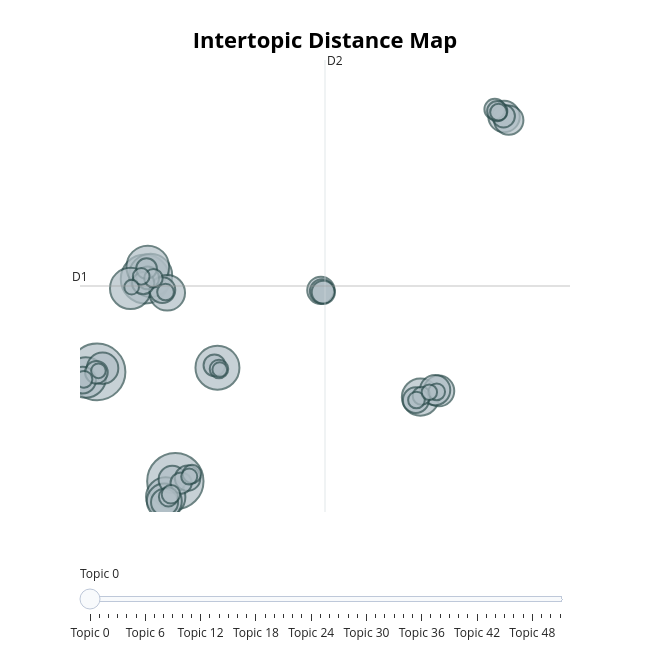

Source (notebook cell):
### Code cell
fig = topic_model.visualize_topics(); fig

### Figure 1 — Plotly figure (JSON) as saved in the notebook; plotly's stock layout.template omitted (floating-point values rounded to 4 significant figures; data arrays with more than 128 entries replaced by an {"elided": "..."} marker saying what was removed)
{"data": [{"customdata": {"elided": "52x3 mixed values"}, "hovertemplate": "<b>Topic %{customdata[0]}</b><br>%{customdata[1]}<br>Size: %{customdata[2]}", "legendgroup": "", "marker": {"color": "#B0BEC5", "line": {"color": "DarkSlateGrey", "width": 2}, "size": [149, 148, 111, 90, 87, 85, 79, 76, 72, 64, 59, 57, 46, 46, 44, 43, 40, 35, 35, 34, 33, 31, 31, 30, 27, 25, 24, 24, 24, 23, 22, 21, 20, 20, 19, 17, 16, 16, 16, 16, 15, 13, 13, 13, 13, 13, 13, 12, 11, 10, 10, 10], "sizemode": "area", "sizeref": 0.09312, "symbol": "circle"}, "mode": "markers", "name": "", "orientation": "v", "showlegend": false, "type": "scatter", "x": [-0.1874, 4.052, 2.417, 6.334, 2.712, 2.558, 1.626, -0.8001, 3.531, 17.33, 3.612, 3.454, 0.1101, 21.87, 18.33, 18.13, 22.12, 11.94, 3.888, 3.467, -0.9694, 3.349, 17.09, 4.718, 12.0, 12.07, 21.84, 2.556, -0.2261, 2.31, 6.17, 4.366, 2.493, 21.36, 21.5, 3.678, 3.815, 2.866, 4.953, 6.417, 17.4, 2.201, 18.22, 21.57, -0.8976, 17.12, 3.521, 4.804, 17.82, 6.459, -0.115, 1.683], "xaxis": "x", "y": [4.473, -2.998, 10.82, 4.759, 11.07, 11.65, 10.18, 4.089, -4.08, 2.747, 9.88, -4.362, 4.725, 21.94, 3.168, 3.228, 21.68, 10.05, -2.878, -4.443, 3.913, 10.07, 2.54, -2.794, 9.991, 9.919, 21.97, 10.9, 4.441, 10.55, 4.923, -3.127, 11.54, 22.44, 22.3, -4.074, -3.901, 10.88, -2.509, 4.676, 2.836, 11.0, 3.113, 22.23, 3.966, 2.549, 9.935, -2.687, 3.081, 4.634, 4.544, 10.27], "yaxis": "y"}], "layout": {"annotations": [{"showarrow": false, "text": "D1", "x": -1.115, "y": 10.35, "yshift": 10}, {"showarrow": false, "text": "D2", "x": 12.16, "xshift": 10, "y": 25.8}], "height": 650, "hoverlabel": {"bgcolor": "white", "font": {"family": "Rockwell", "size": 16}}, "legend": {"itemsizing": "constant", "tracegroupgap": 0}, "margin": {"t": 60}, "shapes": [{"line": {"color": "#CFD8DC", "width": 2}, "type": "line", "x0": 12.16, "x1": 12.16, "y0": -5.109, "y1": 25.8}, {"line": {"color": "#9E9E9E", "width": 2}, "type": "line", "x0": -1.115, "x1": 25.44, "y0": 10.35, "y1": 10.35}], "sliders": [{"active": 0, "pad": {"t": 50}, "steps": [{"args": [{"marker.color": [["red", "#B0BEC5", "#B0BEC5", "#B0BEC5", "#B0BEC5", "#B0BEC5", "#B0BEC5", "#B0BEC5", "#B0BEC5", "#B0BEC5", "#B0BEC5", "#B0BEC5", "#B0BEC5", "#B0BEC5", "#B0BEC5", "#B0BEC5", "#B0BEC5", "#B0BEC5", "#B0BEC5", "#B0BEC5", "#B0BEC5", "#B0BEC5", "#B0BEC5", "#B0BEC5", "#B0BEC5", "#B0BEC5", "#B0BEC5", "#B0BEC5", "#B0BEC5", "#B0BEC5", "#B0BEC5", "#B0BEC5", "#B0BEC5", "#B0BEC5", "#B0BEC5", "#B0BEC5", "#B0BEC5", "#B0BEC5", "#B0BEC5", "#B0BEC5", "#B0BEC5", "#B0BEC5", "#B0BEC5", "#B0BEC5", "#B0BEC5", "#B0BEC5", "#B0BEC5", "#B0BEC5", "#B0BEC5", "#B0BEC5", "#B0BEC5", "#B0BEC5"]]}], "label": "Topic 0", "method": "update"}, {"args": [{"marker.color": [["#B0BEC5", "red", "#B0BEC5", "#B0BEC5", "#B0BEC5", "#B0BEC5", "#B0BEC5", "#B0BEC5", "#B0BEC5", "#B0BEC5", "#B0BEC5", "#B0BEC5", "#B0BEC5", "#B0BEC5", "#B0BEC5", "#B0BEC5", "#B0BEC5", "#B0BEC5", "#B0BEC5", "#B0BEC5", "#B0BEC5", "#B0BEC5", "#B0BEC5", "#B0BEC5", "#B0BEC5", "#B0BEC5", "#B0BEC5", "#B0BEC5", "#B0BEC5", "#B0BEC5", "#B0BEC5", "#B0BEC5", "#B0BEC5", "#B0BEC5", "#B0BEC5", "#B0BEC5", "#B0BEC5", "#B0BEC5", "#B0BEC5", "#B0BEC5", "#B0BEC5", "#B0BEC5", "#B0BEC5", "#B0BEC5", "#B0BEC5", "#B0BEC5", "#B0BEC5", "#B0BEC5", "#B0BEC5", "#B0BEC5", "#B0BEC5", "#B0BEC5"]]}], "label": "Topic 1", "method": "update"}, {"args": [{"marker.color": [["#B0BEC5", "#B0BEC5", "red", "#B0BEC5", "#B0BEC5", "#B0BEC5", "#B0BEC5", "#B0BEC5", "#B0BEC5", "#B0BEC5", "#B0BEC5", "#B0BEC5", "#B0BEC5", "#B0BEC5", "#B0BEC5", "#B0BEC5", "#B0BEC5", "#B0BEC5", "#B0BEC5", "#B0BEC5", "#B0BEC5", "#B0BEC5", "#B0BEC5", "#B0BEC5", "#B0BEC5", "#B0BEC5", "#B0BEC5", "#B0BEC5", "#B0BEC5", "#B0BEC5", "#B0BEC5", "#B0BEC5", "#B0BEC5", "#B0BEC5", "#B0BEC5", "#B0BEC5", "#B0BEC5", "#B0BEC5", "#B0BEC5", "#B0BEC5", "#B0BEC5", "#B0BEC5", "#B0BEC5", "#B0BEC5", "#B0BEC5", "#B0BEC5", "#B0BEC5", "#B0BEC5", "#B0BEC5", "#B0BEC5", "#B0BEC5", "#B0BEC5"]]}], "label": "Topic 2", "method": "update"}, {"args": [{"marker.color": [["#B0BEC5", "#B0BEC5", "#B0BEC5", "red", "#B0BEC5", "#B0BEC5", "#B0BEC5", "#B0BEC5", "#B0BEC5", "#B0BEC5", "#B0BEC5", "#B0BEC5", "#B0BEC5", "#B0BEC5", "#B0BEC5", "#B0BEC5", "#B0BEC5", "#B0BEC5", "#B0BEC5", "#B0BEC5", "#B0BEC5", "#B0BEC5", "#B0BEC5", "#B0BEC5", "#B0BEC5", "#B0BEC5", "#B0BEC5", "#B0BEC5", "#B0BEC5", "#B0BEC5", "#B0BEC5", "#B0BEC5", "#B0BEC5", "#B0BEC5", "#B0BEC5", "#B0BEC5", "#B0BEC5", "#B0BEC5", "#B0BEC5", "#B0BEC5", "#B0BEC5", "#B0BEC5", "#B0BEC5", "#B0BEC5", "#B0BEC5", "#B0BEC5", "#B0BEC5", "#B0BEC5", "#B0BEC5", "#B0BEC5", "#B0BEC5", "#B0BEC5"]]}], "label": "Topic 3", "method": "update"}, {"args": [{"marker.color": [["#B0BEC5", "#B0BEC5", "#B0BEC5", "#B0BEC5", "red", "#B0BEC5", "#B0BEC5", "#B0BEC5", "#B0BEC5", "#B0BEC5", "#B0BEC5", "#B0BEC5", "#B0BEC5", "#B0BEC5", "#B0BEC5", "#B0BEC5", "#B0BEC5", "#B0BEC5", "#B0BEC5", "#B0BEC5", "#B0BEC5", "#B0BEC5", "#B0BEC5", "#B0BEC5", "#B0BEC5", "#B0BEC5", "#B0BEC5", "#B0BEC5", "#B0BEC5", "#B0BEC5", "#B0BEC5", "#B0BEC5", "#B0BEC5", "#B0BEC5", "#B0BEC5", "#B0BEC5", "#B0BEC5", "#B0BEC5", "#B0BEC5", "#B0BEC5", "#B0BEC5", "#B0BEC5", "#B0BEC5", "#B0BEC5", "#B0BEC5", "#B0BEC5", "#B0BEC5", "#B0BEC5", "#B0BEC5", "#B0BEC5", "#B0BEC5", "#B0BEC5"]]}], "label": "Topic 4", "method": "update"}, {"args": [{"marker.color": [["#B0BEC5", "#B0BEC5", "#B0BEC5", "#B0BEC5", "#B0BEC5", "red", "#B0BEC5", "#B0BEC5", "#B0BEC5", "#B0BEC5", "#B0BEC5", "#B0BEC5", "#B0BEC5", "#B0BEC5", "#B0BEC5", "#B0BEC5", "#B0BEC5", "#B0BEC5", "#B0BEC5", "#B0BEC5", "#B0BEC5", "#B0BEC5", "#B0BEC5", "#B0BEC5", "#B0BEC5", "#B0BEC5", "#B0BEC5", "#B0BEC5", "#B0BEC5", "#B0BEC5", "#B0BEC5", "#B0BEC5", "#B0BEC5", "#B0BEC5", "#B0BEC5", "#B0BEC5", "#B0BEC5", "#B0BEC5", "#B0BEC5", "#B0BEC5", "#B0BEC5", "#B0BEC5", "#B0BEC5", "#B0BEC5", "#B0BEC5", "#B0BEC5", "#B0BEC5", "#B0BEC5", "#B0BEC5", "#B0BEC5", "#B0BEC5", "#B0BEC5"]]}], "label": "Topic 5", "method": "update"}, {"args": [{"marker.color": [["#B0BEC5", "#B0BEC5", "#B0BEC5", "#B0BEC5", "#B0BEC5", "#B0BEC5", "red", "#B0BEC5", "#B0BEC5", "#B0BEC5", "#B0BEC5", "#B0BEC5", "#B0BEC5", "#B0BEC5", "#B0BEC5", "#B0BEC5", "#B0BEC5", "#B0BEC5", "#B0BEC5", "#B0BEC5", "#B0BEC5", "#B0BEC5", "#B0BEC5", "#B0BEC5", "#B0BEC5", "#B0BEC5", "#B0BEC5", "#B0BEC5", "#B0BEC5", "#B0BEC5", "#B0BEC5", "#B0BEC5", "#B0BEC5", "#B0BEC5", "#B0BEC5", "#B0BEC5", "#B0BEC5", "#B0BEC5", "#B0BEC5", "#B0BEC5", "#B0BEC5", "#B0BEC5", "#B0BEC5", "#B0BEC5", "#B0BEC5", "#B0BEC5", "#B0BEC5", "#B0BEC5", "#B0BEC5", "#B0BEC5", "#B0BEC5", "#B0BEC5"]]}], "label": "Topic 6", "method": "update"}, {"args": [{"marker.color": [["#B0BEC5", "#B0BEC5", "#B0BEC5", "#B0BEC5", "#B0BEC5", "#B0BEC5", "#B0BEC5", "red", "#B0BEC5", "#B0BEC5", "#B0BEC5", "#B0BEC5", "#B0BEC5", "#B0BEC5", "#B0BEC5", "#B0BEC5", "#B0BEC5", "#B0BEC5", "#B0BEC5", "#B0BEC5", "#B0BEC5", "#B0BEC5", "#B0BEC5", "#B0BEC5", "#B0BEC5", "#B0BEC5", "#B0BEC5", "#B0BEC5", "#B0BEC5", "#B0BEC5", "#B0BEC5", "#B0BEC5", "#B0BEC5", "#B0BEC5", "#B0BEC5", "#B0BEC5", "#B0BEC5", "#B0BEC5", "#B0BEC5", "#B0BEC5", "#B0BEC5", "#B0BEC5", "#B0BEC5", "#B0BEC5", "#B0BEC5", "#B0BEC5", "#B0BEC5", "#B0BEC5", "#B0BEC5", "#B0BEC5", "#B0BEC5", "#B0BEC5"]]}], "label": "Topic 7", "method": "update"}, {"args": [{"marker.color": [["#B0BEC5", "#B0BEC5", "#B0BEC5", "#B0BEC5", "#B0BEC5", "#B0BEC5", "#B0BEC5", "#B0BEC5", "red", "#B0BEC5", "#B0BEC5", "#B0BEC5", "#B0BEC5", "#B0BEC5", "#B0BEC5", "#B0BEC5", "#B0BEC5", "#B0BEC5", "#B0BEC5", "#B0BEC5", "#B0BEC5", "#B0BEC5", "#B0BEC5", "#B0BEC5", "#B0BEC5", "#B0BEC5", "#B0BEC5", "#B0BEC5", "#B0BEC5", "#B0BEC5", "#B0BEC5", "#B0BEC5", "#B0BEC5", "#B0BEC5", "#B0BEC5", "#B0BEC5", "#B0BEC5", "#B0BEC5", "#B0BEC5", "#B0BEC5", "#B0BEC5", "#B0BEC5", "#B0BEC5", "#B0BEC5", "#B0BEC5", "#B0BEC5", "#B0BEC5", "#B0BEC5", "#B0BEC5", "#B0BEC5", "#B0BEC5", "#B0BEC5"]]}], "label": "Topic 8", "method": "update"}, {"args": [{"marker.color": [["#B0BEC5", "#B0BEC5", "#B0BEC5", "#B0BEC5", "#B0BEC5", "#B0BEC5", "#B0BEC5", "#B0BEC5", "#B0BEC5", "red", "#B0BEC5", "#B0BEC5", "#B0BEC5", "#B0BEC5", "#B0BEC5", "#B0BEC5", "#B0BEC5", "#B0BEC5", "#B0BEC5", "#B0BEC5", "#B0BEC5", "#B0BEC5", "#B0BEC5", "#B0BEC5", "#B0BEC5", "#B0BEC5", "#B0BEC5", "#B0BEC5", "#B0BEC5", "#B0BEC5", "#B0BEC5", "#B0BEC5", "#B0BEC5", "#B0BEC5", "#B0BEC5", "#B0BEC5", "#B0BEC5", "#B0BEC5", "#B0BEC5", "#B0BEC5", "#B0BEC5", "#B0BEC5", "#B0BEC5", "#B0BEC5", "#B0BEC5", "#B0BEC5", "#B0BEC5", "#B0BEC5", "#B0BEC5", "#B0BEC5", "#B0BEC5", "#B0BEC5"]]}], "label": "Topic 9", "method": "update"}, {"args": [{"marker.color": [["#B0BEC5", "#B0BEC5", "#B0BEC5", "#B0BEC5", "#B0BEC5", "#B0BEC5", "#B0BEC5", "#B0BEC5", "#B0BEC5", "#B0BEC5", "red", "#B0BEC5", "#B0BEC5", "#B0BEC5", "#B0BEC5", "#B0BEC5", "#B0BEC5", "#B0BEC5", "#B0BEC5", "#B0BEC5", "#B0BEC5", "#B0BEC5", "#B0BEC5", "#B0BEC5", "#B0BEC5", "#B0BEC5", "#B0BEC5", "#B0BEC5", "#B0BEC5", "#B0BEC5", "#B0BEC5", "#B0BEC5", "#B0BEC5", "#B0BEC5", "#B0BEC5", "#B0BEC5", "#B0BEC5", "#B0BEC5", "#B0BEC5", "#B0BEC5", "#B0BEC5", "#B0BEC5", "#B0BEC5", "#B0BEC5", "#B0BEC5", "#B0BEC5", "#B0BEC5", "#B0BEC5", "#B0BEC5", "#B0BEC5", "#B0BEC5", "#B0BEC5"]]}], "label": "Topic 10", "method": "update"}, {"args": [{"marker.color": [["#B0BEC5", "#B0BEC5", "#B0BEC5", "#B0BEC5", "#B0BEC5", "#B0BEC5", "#B0BEC5", "#B0BEC5", "#B0BEC5", "#B0BEC5", "#B0BEC5", "red", "#B0BEC5", "#B0BEC5", "#B0BEC5", "#B0BEC5", "#B0BEC5", "#B0BEC5", "#B0BEC5", "#B0BEC5", "#B0BEC5", "#B0BEC5", "#B0BEC5", "#B0BEC5", "#B0BEC5", "#B0BEC5", "#B0BEC5", "#B0BEC5", "#B0BEC5", "#B0BEC5", "#B0BEC5", "#B0BEC5", "#B0BEC5", "#B0BEC5", "#B0BEC5", "#B0BEC5", "#B0BEC5", "#B0BEC5", "#B0BEC5", "#B0BEC5", "#B0BEC5", "#B0BEC5", "#B0BEC5", "#B0BEC5", "#B0BEC5", "#B0BEC5", "#B0BEC5", "#B0BEC5", "#B0BEC5", "#B0BEC5", "#B0BEC5", "#B0BEC5"]]}], "label": "Topic 11", "method": "update"}, {"args": [{"marker.color": [["#B0BEC5", "#B0BEC5", "#B0BEC5", "#B0BEC5", "#B0BEC5", "#B0BEC5", "#B0BEC5", "#B0BEC5", "#B0BEC5", "#B0BEC5", "#B0BEC5", "#B0BEC5", "red", "#B0BEC5", "#B0BEC5", "#B0BEC5", "#B0BEC5", "#B0BEC5", "#B0BEC5", "#B0BEC5", "#B0BEC5", "#B0BEC5", "#B0BEC5", "#B0BEC5", "#B0BEC5", "#B0BEC5", "#B0BEC5", "#B0BEC5", "#B0BEC5", "#B0BEC5", "#B0BEC5", "#B0BEC5", "#B0BEC5", "#B0BEC5", "#B0BEC5", "#B0BEC5", "#B0BEC5", "#B0BEC5", "#B0BEC5", "#B0BEC5", "#B0BEC5", "#B0BEC5", "#B0BEC5", "#B0BEC5", "#B0BEC5", "#B0BEC5", "#B0BEC5", "#B0BEC5", "#B0BEC5", "#B0BEC5", "#B0BEC5", "#B0BEC5"]]}], "label": "Topic 12", "method": "update"}, {"args": [{"marker.color": [["#B0BEC5", "#B0BEC5", "#B0BEC5", "#B0BEC5", "#B0BEC5", "#B0BEC5", "#B0BEC5", "#B0BEC5", "#B0BEC5", "#B0BEC5", "#B0BEC5", "#B0BEC5", "#B0BEC5", "red", "#B0BEC5", "#B0BEC5", "#B0BEC5", "#B0BEC5", "#B0BEC5", "#B0BEC5", "#B0BEC5", "#B0BEC5", "#B0BEC5", "#B0BEC5", "#B0BEC5", "#B0BEC5", "#B0BEC5", "#B0BEC5", "#B0BEC5", "#B0BEC5", "#B0BEC5", "#B0BEC5", "#B0BEC5", "#B0BEC5", "#B0BEC5", "#B0BEC5", "#B0BEC5", "#B0BEC5", "#B0BEC5", "#B0BEC5", "#B0BEC5", "#B0BEC5", "#B0BEC5", "#B0BEC5", "#B0BEC5", "#B0BEC5", "#B0BEC5", "#B0BEC5", "#B0BEC5", "#B0BEC5", "#B0BEC5", "#B0BEC5"]]}], "label": "Topic 13", "method": "update"}, {"args": [{"marker.color": [["#B0BEC5", "#B0BEC5", "#B0BEC5", "#B0BEC5", "#B0BEC5", "#B0BEC5", "#B0BEC5", "#B0BEC5", "#B0BEC5", "#B0BEC5", "#B0BEC5", "#B0BEC5", "#B0BEC5", "#B0BEC5", "red", "#B0BEC5", "#B0BEC5", "#B0BEC5", "#B0BEC5", "#B0BEC5", "#B0BEC5", "#B0BEC5", "#B0BEC5", "#B0BEC5", "#B0BEC5", "#B0BEC5", "#B0BEC5", "#B0BEC5", "#B0BEC5", "#B0BEC5", "#B0BEC5", "#B0BEC5", "#B0BEC5", "#B0BEC5", "#B0BEC5", "#B0BEC5", "#B0BEC5", "#B0BEC5", "#B0BEC5", "#B0BEC5", "#B0BEC5", "#B0BEC5", "#B0BEC5", "#B0BEC5", "#B0BEC5", "#B0BEC5", "#B0BEC5", "#B0BEC5", "#B0BEC5", "#B0BEC5", "#B0BEC5", "#B0BEC5"]]}], "label": "Topic 14", "method": "update"}, {"args": [{"marker.color": [["#B0BEC5", "#B0BEC5", "#B0BEC5", "#B0BEC5", "#B0BEC5", "#B0BEC5", "#B0BEC5", "#B0BEC5", "#B0BEC5", "#B0BEC5", "#B0BEC5", "#B0BEC5", "#B0BEC5", "#B0BEC5", "#B0BEC5", "red", "#B0BEC5", "#B0BEC5", "#B0BEC5", "#B0BEC5", "#B0BEC5", "#B0BEC5", "#B0BEC5", "#B0BEC5", "#B0BEC5", "#B0BEC5", "#B0BEC5", "#B0BEC5", "#B0BEC5", "#B0BEC5", "#B0BEC5", "#B0BEC5", "#B0BEC5", "#B0BEC5", "#B0BEC5", "#B0BEC5", "#B0BEC5", "#B0BEC5", "#B0BEC5", "#B0BEC5", "#B0BEC5", "#B0BEC5", "#B0BEC5", "#B0BEC5", "#B0BEC5", "#B0BEC5", "#B0BEC5", "#B0BEC5", "#B0BEC5", "#B0BEC5", "#B0BEC5", "#B0BEC5"]]}], "label": "Topic 15", "method": "update"}, {"args": [{"marker.color": [["#B0BEC5", "#B0BEC5", "#B0BEC5", "#B0BEC5", "#B0BEC5", "#B0BEC5", "#B0BEC5", "#B0BEC5", "#B0BEC5", "#B0BEC5", "#B0BEC5", "#B0BEC5", "#B0BEC5", "#B0BEC5", "#B0BEC5", "#B0BEC5", "red", "#B0BEC5", "#B0BEC5", "#B0BEC5", "#B0BEC5", "#B0BEC5", "#B0BEC5", "#B0BEC5", "#B0BEC5", "#B0BEC5", "#B0BEC5", "#B0BEC5", "#B0BEC5", "#B0BEC5", "#B0BEC5", "#B0BEC5", "#B0BEC5", "#B0BEC5", "#B0BEC5", "#B0BEC5", "#B0BEC5", "#B0BEC5", "#B0BEC5", "#B0BEC5", "#B0BEC5", "#B0BEC5", "#B0BEC5", "#B0BEC5", "#B0BEC5", "#B0BEC5", "#B0BEC5", "#B0BEC5", "#B0BEC5", "#B0BEC5", "#B0BEC5", "#B0BEC5"]]}], "label": "Topic 16", "method": "update"}, {"args": [{"marker.color": [["#B0BEC5", "#B0BEC5", "#B0BEC5", "#B0BEC5", "#B0BEC5", "#B0BEC5", "#B0BEC5", "#B0BEC5", "#B0BEC5", "#B0BEC5", "#B0BEC5", "#B0BEC5", "#B0BEC5", "#B0BEC5", "#B0BEC5", "#B0BEC5", "#B0BEC5", "red", "#B0BEC5", "#B0BEC5", "#B0BEC5", "#B0BEC5", "#B0BEC5", "#B0BEC5", "#B0BEC5", "#B0BEC5", "#B0BEC5", "#B0BEC5", "#B0BEC5", "#B0BEC5", "#B0BEC5", "#B0BEC5", "#B0BEC5", "#B0BEC5", "#B0BEC5", "#B0BEC5", "#B0BEC5", "#B0BEC5", "#B0BEC5", "#B0BEC5", "#B0BEC5", "#B0BEC5", "#B0BEC5", "#B0BEC5", "#B0BEC5", "#B0BEC5", "#B0BEC5", "#B0BEC5", "#B0BEC5", "#B0BEC5", "#B0BEC5", "#B0BEC5"]]}], "label": "Topic 17", "method": "update"}, {"args": [{"marker.color": [["#B0BEC5", "#B0BEC5", "#B0BEC5", "#B0BEC5", "#B0BEC5", "#B0BEC5", "#B0BEC5", "#B0BEC5", "#B0BEC5", "#B0BEC5", "#B0BEC5", "#B0BEC5", "#B0BEC5", "#B0BEC5", "#B0BEC5", "#B0BEC5", "#B0BEC5", "#B0BEC5", "red", "#B0BEC5", "#B0BEC5", "#B0BEC5", "#B0BEC5", "#B0BEC5", "#B0BEC5", "#B0BEC5", "#B0BEC5", "#B0BEC5", "#B0BEC5", "#B0BEC5", "#B0BEC5", "#B0BEC5", "#B0BEC5", "#B0BEC5", "#B0BEC5", "#B0BEC5", "#B0BEC5", "#B0BEC5", "#B0BEC5", "#B0BEC5", "#B0BEC5", "#B0BEC5", "#B0BEC5", "#B0BEC5", "#B0BEC5", "#B0BEC5", "#B0BEC5", "#B0BEC5", "#B0BEC5", "#B0BEC5", "#B0BEC5", "#B0BEC5"]]}], "label": "Topic 18", "method": "update"}, {"args": [{"marker.color": [["#B0BEC5", "#B0BEC5", "#B0BEC5", "#B0BEC5", "#B0BEC5", "#B0BEC5", "#B0BEC5", "#B0BEC5", "#B0BEC5", "#B0BEC5", "#B0BEC5", "#B0BEC5", "#B0BEC5", "#B0BEC5", "#B0BEC5", "#B0BEC5", "#B0BEC5", "#B0BEC5", "#B0BEC5", "red", "#B0BEC5", "#B0BEC5", "#B0BEC5", "#B0BEC5", "#B0BEC5", "#B0BEC5", "#B0BEC5", "#B0BEC5", "#B0BEC5", "#B0BEC5", "#B0BEC5", "#B0BEC5", "#B0BEC5", "#B0BEC5", "#B0BEC5", "#B0BEC5", "#B0BEC5", "#B0BEC5", "#B0BEC5", "#B0BEC5", "#B0BEC5", "#B0BEC5", "#B0BEC5", "#B0BEC5", "#B0BEC5", "#B0BEC5", "#B0BEC5", "#B0BEC5", "#B0BEC5", "#B0BEC5", "#B0BEC5", "#B0BEC5"]]}], "label": "Topic 19", "method": "update"}, {"args": [{"marker.color": [["#B0BEC5", "#B0BEC5", "#B0BEC5", "#B0BEC5", "#B0BEC5", "#B0BEC5", "#B0BEC5", "#B0BEC5", "#B0BEC5", "#B0BEC5", "#B0BEC5", "#B0BEC5", "#B0BEC5", "#B0BEC5", "#B0BEC5", "#B0BEC5", "#B0BEC5", "#B0BEC5", "#B0BEC5", "#B0BEC5", "red", "#B0BEC5", "#B0BEC5", "#B0BEC5", "#B0BEC5", "#B0BEC5", "#B0BEC5", "#B0BEC5", "#B0BEC5", "#B0BEC5", "#B0BEC5", "#B0BEC5", "#B0BEC5", "#B0BEC5", "#B0BEC5", "#B0BEC5", "#B0BEC5", "#B0BEC5", "#B0BEC5", "#B0BEC5", "#B0BEC5", "#B0BEC5", "#B0BEC5", "#B0BEC5", "#B0BEC5", "#B0BEC5", "#B0BEC5", "#B0BEC5", "#B0BEC5", "#B0BEC5", "#B0BEC5", "#B0BEC5"]]}], "label": "Topic 20", "method": "update"}, {"args": [{"marker.color": [["#B0BEC5", "#B0BEC5", "#B0BEC5", "#B0BEC5", "#B0BEC5", "#B0BEC5", "#B0BEC5", "#B0BEC5", "#B0BEC5", "#B0BEC5", "#B0BEC5", "#B0BEC5", "#B0BEC5", "#B0BEC5", "#B0BEC5", "#B0BEC5", "#B0BEC5", "#B0BEC5", "#B0BEC5", "#B0BEC5", "#B0BEC5", "red", "#B0BEC5", "#B0BEC5", "#B0BEC5", "#B0BEC5", "#B0BEC5", "#B0BEC5", "#B0BEC5", "#B0BEC5", "#B0BEC5", "#B0BEC5", "#B0BEC5", "#B0BEC5", "#B0BEC5", "#B0BEC5", "#B0BEC5", "#B0BEC5", "#B0BEC5", "#B0BEC5", "#B0BEC5", "#B0BEC5", "#B0BEC5", "#B0BEC5", "#B0BEC5", "#B0BEC5", "#B0BEC5", "#B0BEC5", "#B0BEC5", "#B0BEC5", "#B0BEC5", "#B0BEC5"]]}], "label": "Topic 21", "method": "update"}, {"args": [{"marker.color": [["#B0BEC5", "#B0BEC5", "#B0BEC5", "#B0BEC5", "#B0BEC5", "#B0BEC5", "#B0BEC5", "#B0BEC5", "#B0BEC5", "#B0BEC5", "#B0BEC5", "#B0BEC5", "#B0BEC5", "#B0BEC5", "#B0BEC5", "#B0BEC5", "#B0BEC5", "#B0BEC5", "#B0BEC5", "#B0BEC5", "#B0BEC5", "#B0BEC5", "red", "#B0BEC5", "#B0BEC5", "#B0BEC5", "#B0BEC5", "#B0BEC5", "#B0BEC5", "#B0BEC5", "#B0BEC5", "#B0BEC5", "#B0BEC5", "#B0BEC5", "#B0BEC5", "#B0BEC5", "#B0BEC5", "#B0BEC5", "#B0BEC5", "#B0BEC5", "#B0BEC5", "#B0BEC5", "#B0BEC5", "#B0BEC5", "#B0BEC5", "#B0BEC5", "#B0BEC5", "#B0BEC5", "#B0BEC5", "#B0BEC5", "#B0BEC5", "#B0BEC5"]]}], "label": "Topic 22", "method": "update"}, {"args": [{"marker.color": [["#B0BEC5", "#B0BEC5", "#B0BEC5", "#B0BEC5", "#B0BEC5", "#B0BEC5", "#B0BEC5", "#B0BEC5", "#B0BEC5", "#B0BEC5", "#B0BEC5", "#B0BEC5", "#B0BEC5", "#B0BEC5", "#B0BEC5", "#B0BEC5", "#B0BEC5", "#B0BEC5", "#B0BEC5", "#B0BEC5", "#B0BEC5", "#B0BEC5", "#B0BEC5", "red", "#B0BEC5", "#B0BEC5", "#B0BEC5", "#B0BEC5", "#B0BEC5", "#B0BEC5", "#B0BEC5", "#B0BEC5", "#B0BEC5", "#B0BEC5", "#B0BEC5", "#B0BEC5", "#B0BEC5", "#B0BEC5", "#B0BEC5", "#B0BEC5", "#B0BEC5", "#B0BEC5", "#B0BEC5", "#B0BEC5", "#B0BEC5", "#B0BEC5", "#B0BEC5", "#B0BEC5", "#B0BEC5", "#B0BEC5", "#B0BEC5", "#B0BEC5"]]}], "label": "Topic 23", "method": "update"}, {"args": [{"marker.color": [["#B0BEC5", "#B0BEC5", "#B0BEC5", "#B0BEC5", "#B0BEC5", "#B0BEC5", "#B0BEC5", "#B0BEC5", "#B0BEC5", "#B0BEC5", "#B0BEC5", "#B0BEC5", "#B0BEC5", "#B0BEC5", "#B0BEC5", "#B0BEC5", "#B0BEC5", "#B0BEC5", "#B0BEC5", "#B0BEC5", "#B0BEC5", "#B0BEC5", "#B0BEC5", "#B0BEC5", "red", "#B0BEC5", "#B0BEC5", "#B0BEC5", "#B0BEC5", "#B0BEC5", "#B0BEC5", "#B0BEC5", "#B0BEC5", "#B0BEC5", "#B0BEC5", "#B0BEC5", "#B0BEC5", "#B0BEC5", "#B0BEC5", "#B0BEC5", "#B0BEC5", "#B0BEC5", "#B0BEC5", "#B0BEC5", "#B0BEC5", "#B0BEC5", "#B0BEC5", "#B0BEC5", "#B0BEC5", "#B0BEC5", "#B0BEC5", "#B0BEC5"]]}], "label": "Topic 24", "method": "update"}, {"args": [{"marker.color": [["#B0BEC5", "#B0BEC5", "#B0BEC5", "#B0BEC5", "#B0BEC5", "#B0BEC5", "#B0BEC5", "#B0BEC5", "#B0BEC5", "#B0BEC5", "#B0BEC5", "#B0BEC5", "#B0BEC5", "#B0BEC5", "#B0BEC5", "#B0BEC5", "#B0BEC5", "#B0BEC5", "#B0BEC5", "#B0BEC5", "#B0BEC5", "#B0BEC5", "#B0BEC5", "#B0BEC5", "#B0BEC5", "red", "#B0BEC5", "#B0BEC5", "#B0BEC5", "#B0BEC5", "#B0BEC5", "#B0BEC5", "#B0BEC5", "#B0BEC5", "#B0BEC5", "#B0BEC5", "#B0BEC5", "#B0BEC5", "#B0BEC5", "#B0BEC5", "#B0BEC5", "#B0BEC5", "#B0BEC5", "#B0BEC5", "#B0BEC5", "#B0BEC5", "#B0BEC5", "#B0BEC5", "#B0BEC5", "#B0BEC5", "#B0BEC5", "#B0BEC5"]]}], "label": "Topic 25", "method": "update"}, {"args": [{"marker.color": [["#B0BEC5", "#B0BEC5", "#B0BEC5", "#B0BEC5", "#B0BEC5", "#B0BEC5", "#B0BEC5", "#B0BEC5", "#B0BEC5", "#B0BEC5", "#B0BEC5", "#B0BEC5", "#B0BEC5", "#B0BEC5", "#B0BEC5", "#B0BEC5", "#B0BEC5", "#B0BEC5", "#B0BEC5", "#B0BEC5", "#B0BEC5", "#B0BEC5", "#B0BEC5", "#B0BEC5", "#B0BEC5", "#B0BEC5", "red", "#B0BEC5", "#B0BEC5", "#B0BEC5", "#B0BEC5", "#B0BEC5", "#B0BEC5", "#B0BEC5", "#B0BEC5", "#B0BEC5", "#B0BEC5", "#B0BEC5", "#B0BEC5", "#B0BEC5", "#B0BEC5", "#B0BEC5", "#B0BEC5", "#B0BEC5", "#B0BEC5", "#B0BEC5", "#B0BEC5", "#B0BEC5", "#B0BEC5", "#B0BEC5", "#B0BEC5", "#B0BEC5"]]}], "label": "Topic 26", "method": "update"}, {"args": [{"marker.color": [["#B0BEC5", "#B0BEC5", "#B0BEC5", "#B0BEC5", "#B0BEC5", "#B0BEC5", "#B0BEC5", "#B0BEC5", "#B0BEC5", "#B0BEC5", "#B0BEC5", "#B0BEC5", "#B0BEC5", "#B0BEC5", "#B0BEC5", "#B0BEC5", "#B0BEC5", "#B0BEC5", "#B0BEC5", "#B0BEC5", "#B0BEC5", "#B0BEC5", "#B0BEC5", "#B0BEC5", "#B0BEC5", "#B0BEC5", "#B0BEC5", "red", "#B0BEC5", "#B0BEC5", "#B0BEC5", "#B0BEC5", "#B0BEC5", "#B0BEC5", "#B0BEC5", "#B0BEC5", "#B0BEC5", "#B0BEC5", "#B0BEC5", "#B0BEC5", "#B0BEC5", "#B0BEC5", "#B0BEC5", "#B0BEC5", "#B0BEC5", "#B0BEC5", "#B0BEC5", "#B0BEC5", "#B0BEC5", "#B0BEC5", "#B0BEC5", "#B0BEC5"]]}], "label": "Topic 27", "method": "update"}, {"args": [{"marker.color": [["#B0BEC5", "#B0BEC5", "#B0BEC5", "#B0BEC5", "#B0BEC5", "#B0BEC5", "#B0BEC5", "#B0BEC5", "#B0BEC5", "#B0BEC5", "#B0BEC5", "#B0BEC5", "#B0BEC5", "#B0BEC5", "#B0BEC5", "#B0BEC5", "#B0BEC5", "#B0BEC5", "#B0BEC5", "#B0BEC5", "#B0BEC5", "#B0BEC5", "#B0BEC5", "#B0BEC5", "#B0BEC5", "#B0BEC5", "#B0BEC5", "#B0BEC5", "red", "#B0BEC5", "#B0BEC5", "#B0BEC5", "#B0BEC5", "#B0BEC5", "#B0BEC5", "#B0BEC5", "#B0BEC5", "#B0BEC5", "#B0BEC5", "#B0BEC5", "#B0BEC5", "#B0BEC5", "#B0BEC5", "#B0BEC5", "#B0BEC5", "#B0BEC5", "#B0BEC5", "#B0BEC5", "#B0BEC5", "#B0BEC5", "#B0BEC5", "#B0BEC5"]]}], "label": "Topic 28", "method": "update"}, {"args": [{"marker.color": [["#B0BEC5", "#B0BEC5", "#B0BEC5", "#B0BEC5", "#B0BEC5", "#B0BEC5", "#B0BEC5", "#B0BEC5", "#B0BEC5", "#B0BEC5", "#B0BEC5", "#B0BEC5", "#B0BEC5", "#B0BEC5", "#B0BEC5", "#B0BEC5", "#B0BEC5", "#B0BEC5", "#B0BEC5", "#B0BEC5", "#B0BEC5", "#B0BEC5", "#B0BEC5", "#B0BEC5", "#B0BEC5", "#B0BEC5", "#B0BEC5", "#B0BEC5", "#B0BEC5", "red", "#B0BEC5", "#B0BEC5", "#B0BEC5", "#B0BEC5", "#B0BEC5", "#B0BEC5", "#B0BEC5", "#B0BEC5", "#B0BEC5", "#B0BEC5", "#B0BEC5", "#B0BEC5", "#B0BEC5", "#B0BEC5", "#B0BEC5", "#B0BEC5", "#B0BEC5", "#B0BEC5", "#B0BEC5", "#B0BEC5", "#B0BEC5", "#B0BEC5"]]}], "label": "Topic 29", "method": "update"}, {"args": [{"marker.color": [["#B0BEC5", "#B0BEC5", "#B0BEC5", "#B0BEC5", "#B0BEC5", "#B0BEC5", "#B0BEC5", "#B0BEC5", "#B0BEC5", "#B0BEC5", "#B0BEC5", "#B0BEC5", "#B0BEC5", "#B0BEC5", "#B0BEC5", "#B0BEC5", "#B0BEC5", "#B0BEC5", "#B0BEC5", "#B0BEC5", "#B0BEC5", "#B0BEC5", "#B0BEC5", "#B0BEC5", "#B0BEC5", "#B0BEC5", "#B0BEC5", "#B0BEC5", "#B0BEC5", "#B0BEC5", "red", "#B0BEC5", "#B0BEC5", "#B0BEC5", "#B0BEC5", "#B0BEC5", "#B0BEC5", "#B0BEC5", "#B0BEC5", "#B0BEC5", "#B0BEC5", "#B0BEC5", "#B0BEC5", "#B0BEC5", "#B0BEC5", "#B0BEC5", "#B0BEC5", "#B0BEC5", "#B0BEC5", "#B0BEC5", "#B0BEC5", "#B0BEC5"]]}], "label": "Topic 30", "method": "update"}, {"args": [{"marker.color": [["#B0BEC5", "#B0BEC5", "#B0BEC5", "#B0BEC5", "#B0BEC5", "#B0BEC5", "#B0BEC5", "#B0BEC5", "#B0BEC5", "#B0BEC5", "#B0BEC5", "#B0BEC5", "#B0BEC5", "#B0BEC5", "#B0BEC5", "#B0BEC5", "#B0BEC5", "#B0BEC5", "#B0BEC5", "#B0BEC5", "#B0BEC5", "#B0BEC5", "#B0BEC5", "#B0BEC5", "#B0BEC5", "#B0BEC5", "#B0BEC5", "#B0BEC5", "#B0BEC5", "#B0BEC5", "#B0BEC5", "red", "#B0BEC5", "#B0BEC5", "#B0BEC5", "#B0BEC5", "#B0BEC5", "#B0BEC5", "#B0BEC5", "#B0BEC5", "#B0BEC5", "#B0BEC5", "#B0BEC5", "#B0BEC5", "#B0BEC5", "#B0BEC5", "#B0BEC5", "#B0BEC5", "#B0BEC5", "#B0BEC5", "#B0BEC5", "#B0BEC5"]]}], "label": "Topic 31", "method": "update"}, {"args": [{"marker.color": [["#B0BEC5", "#B0BEC5", "#B0BEC5", "#B0BEC5", "#B0BEC5", "#B0BEC5", "#B0BEC5", "#B0BEC5", "#B0BEC5", "#B0BEC5", "#B0BEC5", "#B0BEC5", "#B0BEC5", "#B0BEC5", "#B0BEC5", "#B0BEC5", "#B0BEC5", "#B0BEC5", "#B0BEC5", "#B0BEC5", "#B0BEC5", "#B0BEC5", "#B0BEC5", "#B0BEC5", "#B0BEC5", "#B0BEC5", "#B0BEC5", "#B0BEC5", "#B0BEC5", "#B0BEC5", "#B0BEC5", "#B0BEC5", "red", "#B0BEC5", "#B0BEC5", "#B0BEC5", "#B0BEC5", "#B0BEC5", "#B0BEC5", "#B0BEC5", "#B0BEC5", "#B0BEC5", "#B0BEC5", "#B0BEC5", "#B0BEC5", "#B0BEC5", "#B0BEC5", "#B0BEC5", "#B0BEC5", "#B0BEC5", "#B0BEC5", "#B0BEC5"]]}], "label": "Topic 32", "method": "update"}, {"args": [{"marker.color": [["#B0BEC5", "#B0BEC5", "#B0BEC5", "#B0BEC5", "#B0BEC5", "#B0BEC5", "#B0BEC5", "#B0BEC5", "#B0BEC5", "#B0BEC5", "#B0BEC5", "#B0BEC5", "#B0BEC5", "#B0BEC5", "#B0BEC5", "#B0BEC5", "#B0BEC5", "#B0BEC5", "#B0BEC5", "#B0BEC5", "#B0BEC5", "#B0BEC5", "#B0BEC5", "#B0BEC5", "#B0BEC5", "#B0BEC5", "#B0BEC5", "#B0BEC5", "#B0BEC5", "#B0BEC5", "#B0BEC5", "#B0BEC5", "#B0BEC5", "red", "#B0BEC5", "#B0BEC5", "#B0BEC5", "#B0BEC5", "#B0BEC5", "#B0BEC5", "#B0BEC5", "#B0BEC5", "#B0BEC5", "#B0BEC5", "#B0BEC5", "#B0BEC5", "#B0BEC5", "#B0BEC5", "#B0BEC5", "#B0BEC5", "#B0BEC5", "#B0BEC5"]]}], "label": "Topic 33", "method": "update"}, {"args": [{"marker.color": [["#B0BEC5", "#B0BEC5", "#B0BEC5", "#B0BEC5", "#B0BEC5", "#B0BEC5", "#B0BEC5", "#B0BEC5", "#B0BEC5", "#B0BEC5", "#B0BEC5", "#B0BEC5", "#B0BEC5", "#B0BEC5", "#B0BEC5", "#B0BEC5", "#B0BEC5", "#B0BEC5", "#B0BEC5", "#B0BEC5", "#B0BEC5", "#B0BEC5", "#B0BEC5", "#B0BEC5", "#B0BEC5", "#B0BEC5", "#B0BEC5", "#B0BEC5", "#B0BEC5", "#B0BEC5", "#B0BEC5", "#B0BEC5", "#B0BEC5", "#B0BEC5", "red", "#B0BEC5", "#B0BEC5", "#B0BEC5", "#B0BEC5", "#B0BEC5", "#B0BEC5", "#B0BEC5", "#B0BEC5", "#B0BEC5", "#B0BEC5", "#B0BEC5", "#B0BEC5", "#B0BEC5", "#B0BEC5", "#B0BEC5", "#B0BEC5", "#B0BEC5"]]}], "label": "Topic 34", "method": "update"}, {"args": [{"marker.color": [["#B0BEC5", "#B0BEC5", "#B0BEC5", "#B0BEC5", "#B0BEC5", "#B0BEC5", "#B0BEC5", "#B0BEC5", "#B0BEC5", "#B0BEC5", "#B0BEC5", "#B0BEC5", "#B0BEC5", "#B0BEC5", "#B0BEC5", "#B0BEC5", "#B0BEC5", "#B0BEC5", "#B0BEC5", "#B0BEC5", "#B0BEC5", "#B0BEC5", "#B0BEC5", "#B0BEC5", "#B0BEC5", "#B0BEC5", "#B0BEC5", "#B0BEC5", "#B0BEC5", "#B0BEC5", "#B0BEC5", "#B0BEC5", "#B0BEC5", "#B0BEC5", "#B0BEC5", "red", "#B0BEC5", "#B0BEC5", "#B0BEC5", "#B0BEC5", "#B0BEC5", "#B0BEC5", "#B0BEC5", "#B0BEC5", "#B0BEC5", "#B0BEC5", "#B0BEC5", "#B0BEC5", "#B0BEC5", "#B0BEC5", "#B0BEC5", "#B0BEC5"]]}], "label": "Topic 35", "method": "update"}, {"args": [{"marker.color": [["#B0BEC5", "#B0BEC5", "#B0BEC5", "#B0BEC5", "#B0BEC5", "#B0BEC5", "#B0BEC5", "#B0BEC5", "#B0BEC5", "#B0BEC5", "#B0BEC5", "#B0BEC5", "#B0BEC5", "#B0BEC5", "#B0BEC5", "#B0BEC5", "#B0BEC5", "#B0BEC5", "#B0BEC5", "#B0BEC5", "#B0BEC5", "#B0BEC5", "#B0BEC5", "#B0BEC5", "#B0BEC5", "#B0BEC5", "#B0BEC5", "#B0BEC5", "#B0BEC5", "#B0BEC5", "#B0BEC5", "#B0BEC5", "#B0BEC5", "#B0BEC5", "#B0BEC5", "#B0BEC5", "red", "#B0BEC5", "#B0BEC5", "#B0BEC5", "#B0BEC5", "#B0BEC5", "#B0BEC5", "#B0BEC5", "#B0BEC5", "#B0BEC5", "#B0BEC5", "#B0BEC5", "#B0BEC5", "#B0BEC5", "#B0BEC5", "#B0BEC5"]]}], "label": "Topic 36", "method": "update"}, {"args": [{"marker.color": [["#B0BEC5", "#B0BEC5", "#B0BEC5", "#B0BEC5", "#B0BEC5", "#B0BEC5", "#B0BEC5", "#B0BEC5", "#B0BEC5", "#B0BEC5", "#B0BEC5", "#B0BEC5", "#B0BEC5", "#B0BEC5", "#B0BEC5", "#B0BEC5", "#B0BEC5", "#B0BEC5", "#B0BEC5", "#B0BEC5", "#B0BEC5", "#B0BEC5", "#B0BEC5", "#B0BEC5", "#B0BEC5", "#B0BEC5", "#B0BEC5", "#B0BEC5", "#B0BEC5", "#B0BEC5", "#B0BEC5", "#B0BEC5", "#B0BEC5", "#B0BEC5", "#B0BEC5", "#B0BEC5", "#B0BEC5", "red", "#B0BEC5", "#B0BEC5", "#B0BEC5", "#B0BEC5", "#B0BEC5", "#B0BEC5", "#B0BEC5", "#B0BEC5", "#B0BEC5", "#B0BEC5", "#B0BEC5", "#B0BEC5", "#B0BEC5", "#B0BEC5"]]}], "label": "Topic 37", "method": "update"}, {"args": [{"marker.color": [["#B0BEC5", "#B0BEC5", "#B0BEC5", "#B0BEC5", "#B0BEC5", "#B0BEC5", "#B0BEC5", "#B0BEC5", "#B0BEC5", "#B0BEC5", "#B0BEC5", "#B0BEC5", "#B0BEC5", "#B0BEC5", "#B0BEC5", "#B0BEC5", "#B0BEC5", "#B0BEC5", "#B0BEC5", "#B0BEC5", "#B0BEC5", "#B0BEC5", "#B0BEC5", "#B0BEC5", "#B0BEC5", "#B0BEC5", "#B0BEC5", "#B0BEC5", "#B0BEC5", "#B0BEC5", "#B0BEC5", "#B0BEC5", "#B0BEC5", "#B0BEC5", "#B0BEC5", "#B0BEC5", "#B0BEC5", "#B0BEC5", "red", "#B0BEC5", "#B0BEC5", "#B0BEC5", "#B0BEC5", "#B0BEC5", "#B0BEC5", "#B0BEC5", "#B0BEC5", "#B0BEC5", "#B0BEC5", "#B0BEC5", "#B0BEC5", "#B0BEC5"]]}], "label": "Topic 38", "method": "update"}, {"args": [{"marker.color": [["#B0BEC5", "#B0BEC5", "#B0BEC5", "#B0BEC5", "#B0BEC5", "#B0BEC5", "#B0BEC5", "#B0BEC5", "#B0BEC5", "#B0BEC5", "#B0BEC5", "#B0BEC5", "#B0BEC5", "#B0BEC5", "#B0BEC5", "#B0BEC5", "#B0BEC5", "#B0BEC5", "#B0BEC5", "#B0BEC5", "#B0BEC5", "#B0BEC5", "#B0BEC5", "#B0BEC5", "#B0BEC5", "#B0BEC5", "#B0BEC5", "#B0BEC5", "#B0BEC5", "#B0BEC5", "#B0BEC5", "#B0BEC5", "#B0BEC5", "#B0BEC5", "#B0BEC5", "#B0BEC5", "#B0BEC5", "#B0BEC5", "#B0BEC5", "red", "#B0BEC5", "#B0BEC5", "#B0BEC5", "#B0BEC5", "#B0BEC5", "#B0BEC5", "#B0BEC5", "#B0BEC5", "#B0BEC5", "#B0BEC5", "#B0BEC5", "#B0BEC5"]]}], "label": "Topic 39", "method": "update"}, {"args": [{"marker.color": [["#B0BEC5", "#B0BEC5", "#B0BEC5", "#B0BEC5", "#B0BEC5", "#B0BEC5", "#B0BEC5", "#B0BEC5", "#B0BEC5", "#B0BEC5", "#B0BEC5", "#B0BEC5", "#B0BEC5", "#B0BEC5", "#B0BEC5", "#B0BEC5", "#B0BEC5", "#B0BEC5", "#B0BEC5", "#B0BEC5", "#B0BEC5", "#B0BEC5", "#B0BEC5", "#B0BEC5", "#B0BEC5", "#B0BEC5", "#B0BEC5", "#B0BEC5", "#B0BEC5", "#B0BEC5", "#B0BEC5", "#B0BEC5", "#B0BEC5", "#B0BEC5", "#B0BEC5", "#B0BEC5", "#B0BEC5", "#B0BEC5", "#B0BEC5", "#B0BEC5", "red", "#B0BEC5", "#B0BEC5", "#B0BEC5", "#B0BEC5", "#B0BEC5", "#B0BEC5", "#B0BEC5", "#B0BEC5", "#B0BEC5", "#B0BEC5", "#B0BEC5"]]}], "label": "Topic 40", "method": "update"}, {"args": [{"marker.color": [["#B0BEC5", "#B0BEC5", "#B0BEC5", "#B0BEC5", "#B0BEC5", "#B0BEC5", "#B0BEC5", "#B0BEC5", "#B0BEC5", "#B0BEC5", "#B0BEC5", "#B0BEC5", "#B0BEC5", "#B0BEC5", "#B0BEC5", "#B0BEC5", "#B0BEC5", "#B0BEC5", "#B0BEC5", "#B0BEC5", "#B0BEC5", "#B0BEC5", "#B0BEC5", "#B0BEC5", "#B0BEC5", "#B0BEC5", "#B0BEC5", "#B0BEC5", "#B0BEC5", "#B0BEC5", "#B0BEC5", "#B0BEC5", "#B0BEC5", "#B0BEC5", "#B0BEC5", "#B0BEC5", "#B0BEC5", "#B0BEC5", "#B0BEC5", "#B0BEC5", "#B0BEC5", "red", "#B0BEC5", "#B0BEC5", "#B0BEC5", "#B0BEC5", "#B0BEC5", "#B0BEC5", "#B0BEC5", "#B0BEC5", "#B0BEC5", "#B0BEC5"]]}], "label": "Topic 41", "method": "update"}, {"args": [{"marker.color": [["#B0BEC5", "#B0BEC5", "#B0BEC5", "#B0BEC5", "#B0BEC5", "#B0BEC5", "#B0BEC5", "#B0BEC5", "#B0BEC5", "#B0BEC5", "#B0BEC5", "#B0BEC5", "#B0BEC5", "#B0BEC5", "#B0BEC5", "#B0BEC5", "#B0BEC5", "#B0BEC5", "#B0BEC5", "#B0BEC5", "#B0BEC5", "#B0BEC5", "#B0BEC5", "#B0BEC5", "#B0BEC5", "#B0BEC5", "#B0BEC5", "#B0BEC5", "#B0BEC5", "#B0BEC5", "#B0BEC5", "#B0BEC5", "#B0BEC5", "#B0BEC5", "#B0BEC5", "#B0BEC5", "#B0BEC5", "#B0BEC5", "#B0BEC5", "#B0BEC5", "#B0BEC5", "#B0BEC5", "red", "#B0BEC5", "#B0BEC5", "#B0BEC5", "#B0BEC5", "#B0BEC5", "#B0BEC5", "#B0BEC5", "#B0BEC5", "#B0BEC5"]]}], "label": "Topic 42", "method": "update"}, {"args": [{"marker.color": [["#B0BEC5", "#B0BEC5", "#B0BEC5", "#B0BEC5", "#B0BEC5", "#B0BEC5", "#B0BEC5", "#B0BEC5", "#B0BEC5", "#B0BEC5", "#B0BEC5", "#B0BEC5", "#B0BEC5", "#B0BEC5", "#B0BEC5", "#B0BEC5", "#B0BEC5", "#B0BEC5", "#B0BEC5", "#B0BEC5", "#B0BEC5", "#B0BEC5", "#B0BEC5", "#B0BEC5", "#B0BEC5", "#B0BEC5", "#B0BEC5", "#B0BEC5", "#B0BEC5", "#B0BEC5", "#B0BEC5", "#B0BEC5", "#B0BEC5", "#B0BEC5", "#B0BEC5", "#B0BEC5", "#B0BEC5", "#B0BEC5", "#B0BEC5", "#B0BEC5", "#B0BEC5", "#B0BEC5", "#B0BEC5", "red", "#B0BEC5", "#B0BEC5", "#B0BEC5", "#B0BEC5", "#B0BEC5", "#B0BEC5", "#B0BEC5", "#B0BEC5"]]}], "label": "Topic 43", "method": "update"}, {"args": [{"marker.color": [["#B0BEC5", "#B0BEC5", "#B0BEC5", "#B0BEC5", "#B0BEC5", "#B0BEC5", "#B0BEC5", "#B0BEC5", "#B0BEC5", "#B0BEC5", "#B0BEC5", "#B0BEC5", "#B0BEC5", "#B0BEC5", "#B0BEC5", "#B0BEC5", "#B0BEC5", "#B0BEC5", "#B0BEC5", "#B0BEC5", "#B0BEC5", "#B0BEC5", "#B0BEC5", "#B0BEC5", "#B0BEC5", "#B0BEC5", "#B0BEC5", "#B0BEC5", "#B0BEC5", "#B0BEC5", "#B0BEC5", "#B0BEC5", "#B0BEC5", "#B0BEC5", "#B0BEC5", "#B0BEC5", "#B0BEC5", "#B0BEC5", "#B0BEC5", "#B0BEC5", "#B0BEC5", "#B0BEC5", "#B0BEC5", "#B0BEC5", "red", "#B0BEC5", "#B0BEC5", "#B0BEC5", "#B0BEC5", "#B0BEC5", "#B0BEC5", "#B0BEC5"]]}], "label": "Topic 44", "method": "update"}, {"args": [{"marker.color": [["#B0BEC5", "#B0BEC5", "#B0BEC5", "#B0BEC5", "#B0BEC5", "#B0BEC5", "#B0BEC5", "#B0BEC5", "#B0BEC5", "#B0BEC5", "#B0BEC5", "#B0BEC5", "#B0BEC5", "#B0BEC5", "#B0BEC5", "#B0BEC5", "#B0BEC5", "#B0BEC5", "#B0BEC5", "#B0BEC5", "#B0BEC5", "#B0BEC5", "#B0BEC5", "#B0BEC5", "#B0BEC5", "#B0BEC5", "#B0BEC5", "#B0BEC5", "#B0BEC5", "#B0BEC5", "#B0BEC5", "#B0BEC5", "#B0BEC5", "#B0BEC5", "#B0BEC5", "#B0BEC5", "#B0BEC5", "#B0BEC5", "#B0BEC5", "#B0BEC5", "#B0BEC5", "#B0BEC5", "#B0BEC5", "#B0BEC5", "#B0BEC5", "red", "#B0BEC5", "#B0BEC5", "#B0BEC5", "#B0BEC5", "#B0BEC5", "#B0BEC5"]]}], "label": "Topic 45", "method": "update"}, {"args": [{"marker.color": [["#B0BEC5", "#B0BEC5", "#B0BEC5", "#B0BEC5", "#B0BEC5", "#B0BEC5", "#B0BEC5", "#B0BEC5", "#B0BEC5", "#B0BEC5", "#B0BEC5", "#B0BEC5", "#B0BEC5", "#B0BEC5", "#B0BEC5", "#B0BEC5", "#B0BEC5", "#B0BEC5", "#B0BEC5", "#B0BEC5", "#B0BEC5", "#B0BEC5", "#B0BEC5", "#B0BEC5", "#B0BEC5", "#B0BEC5", "#B0BEC5", "#B0BEC5", "#B0BEC5", "#B0BEC5", "#B0BEC5", "#B0BEC5", "#B0BEC5", "#B0BEC5", "#B0BEC5", "#B0BEC5", "#B0BEC5", "#B0BEC5", "#B0BEC5", "#B0BEC5", "#B0BEC5", "#B0BEC5", "#B0BEC5", "#B0BEC5", "#B0BEC5", "#B0BEC5", "red", "#B0BEC5", "#B0BEC5", "#B0BEC5", "#B0BEC5", "#B0BEC5"]]}], "label": "Topic 46", "method": "update"}, {"args": [{"marker.color": [["#B0BEC5", "#B0BEC5", "#B0BEC5", "#B0BEC5", "#B0BEC5", "#B0BEC5", "#B0BEC5", "#B0BEC5", "#B0BEC5", "#B0BEC5", "#B0BEC5", "#B0BEC5", "#B0BEC5", "#B0BEC5", "#B0BEC5", "#B0BEC5", "#B0BEC5", "#B0BEC5", "#B0BEC5", "#B0BEC5", "#B0BEC5", "#B0BEC5", "#B0BEC5", "#B0BEC5", "#B0BEC5", "#B0BEC5", "#B0BEC5", "#B0BEC5", "#B0BEC5", "#B0BEC5", "#B0BEC5", "#B0BEC5", "#B0BEC5", "#B0BEC5", "#B0BEC5", "#B0BEC5", "#B0BEC5", "#B0BEC5", "#B0BEC5", "#B0BEC5", "#B0BEC5", "#B0BEC5", "#B0BEC5", "#B0BEC5", "#B0BEC5", "#B0BEC5", "#B0BEC5", "red", "#B0BEC5", "#B0BEC5", "#B0BEC5", "#B0BEC5"]]}], "label": "Topic 47", "method": "update"}, {"args": [{"marker.color": [["#B0BEC5", "#B0BEC5", "#B0BEC5", "#B0BEC5", "#B0BEC5", "#B0BEC5", "#B0BEC5", "#B0BEC5", "#B0BEC5", "#B0BEC5", "#B0BEC5", "#B0BEC5", "#B0BEC5", "#B0BEC5", "#B0BEC5", "#B0BEC5", "#B0BEC5", "#B0BEC5", "#B0BEC5", "#B0BEC5", "#B0BEC5", "#B0BEC5", "#B0BEC5", "#B0BEC5", "#B0BEC5", "#B0BEC5", "#B0BEC5", "#B0BEC5", "#B0BEC5", "#B0BEC5", "#B0BEC5", "#B0BEC5", "#B0BEC5", "#B0BEC5", "#B0BEC5", "#B0BEC5", "#B0BEC5", "#B0BEC5", "#B0BEC5", "#B0BEC5", "#B0BEC5", "#B0BEC5", "#B0BEC5", "#B0BEC5", "#B0BEC5", "#B0BEC5", "#B0BEC5", "#B0BEC5", "red", "#B0BEC5", "#B0BEC5", "#B0BEC5"]]}], "label": "Topic 48", "method": "update"}, {"args": [{"marker.color": [["#B0BEC5", "#B0BEC5", "#B0BEC5", "#B0BEC5", "#B0BEC5", "#B0BEC5", "#B0BEC5", "#B0BEC5", "#B0BEC5", "#B0BEC5", "#B0BEC5", "#B0BEC5", "#B0BEC5", "#B0BEC5", "#B0BEC5", "#B0BEC5", "#B0BEC5", "#B0BEC5", "#B0BEC5", "#B0BEC5", "#B0BEC5", "#B0BEC5", "#B0BEC5", "#B0BEC5", "#B0BEC5", "#B0BEC5", "#B0BEC5", "#B0BEC5", "#B0BEC5", "#B0BEC5", "#B0BEC5", "#B0BEC5", "#B0BEC5", "#B0BEC5", "#B0BEC5", "#B0BEC5", "#B0BEC5", "#B0BEC5", "#B0BEC5", "#B0BEC5", "#B0BEC5", "#B0BEC5", "#B0BEC5", "#B0BEC5", "#B0BEC5", "#B0BEC5", "#B0BEC5", "#B0BEC5", "#B0BEC5", "red", "#B0BEC5", "#B0BEC5"]]}], "label": "Topic 49", "method": "update"}, {"args": [{"marker.color": [["#B0BEC5", "#B0BEC5", "#B0BEC5", "#B0BEC5", "#B0BEC5", "#B0BEC5", "#B0BEC5", "#B0BEC5", "#B0BEC5", "#B0BEC5", "#B0BEC5", "#B0BEC5", "#B0BEC5", "#B0BEC5", "#B0BEC5", "#B0BEC5", "#B0BEC5", "#B0BEC5", "#B0BEC5", "#B0BEC5", "#B0BEC5", "#B0BEC5", "#B0BEC5", "#B0BEC5", "#B0BEC5", "#B0BEC5", "#B0BEC5", "#B0BEC5", "#B0BEC5", "#B0BEC5", "#B0BEC5", "#B0BEC5", "#B0BEC5", "#B0BEC5", "#B0BEC5", "#B0BEC5", "#B0BEC5", "#B0BEC5", "#B0BEC5", "#B0BEC5", "#B0BEC5", "#B0BEC5", "#B0BEC5", "#B0BEC5", "#B0BEC5", "#B0BEC5", "#B0BEC5", "#B0BEC5", "#B0BEC5", "#B0BEC5", "red", "#B0BEC5"]]}], "label": "Topic 50", "method": "update"}, {"args": [{"marker.color": [["#B0BEC5", "#B0BEC5", "#B0BEC5", "#B0BEC5", "#B0BEC5", "#B0BEC5", "#B0BEC5", "#B0BEC5", "#B0BEC5", "#B0BEC5", "#B0BEC5", "#B0BEC5", "#B0BEC5", "#B0BEC5", "#B0BEC5", "#B0BEC5", "#B0BEC5", "#B0BEC5", "#B0BEC5", "#B0BEC5", "#B0BEC5", "#B0BEC5", "#B0BEC5", "#B0BEC5", "#B0BEC5", "#B0BEC5", "#B0BEC5", "#B0BEC5", "#B0BEC5", "#B0BEC5", "#B0BEC5", "#B0BEC5", "#B0BEC5", "#B0BEC5", "#B0BEC5", "#B0BEC5", "#B0BEC5", "#B0BEC5", "#B0BEC5", "#B0BEC5", "#B0BEC5", "#B0BEC5", "#B0BEC5", "#B0BEC5", "#B0BEC5", "#B0BEC5", "#B0BEC5", "#B0BEC5", "#B0BEC5", "#B0BEC5", "#B0BEC5", "red"]]}], "label": "Topic 51", "method": "update"}]}], "title": {"font": {"color": "Black", "size": 22}, "text": "<b>Intertopic Distance Map</b>", "x": 0.5, "xanchor": "center", "y": 0.95, "yanchor": "top"}, "width": 650, "xaxis": {"anchor": "y", "domain": [0, 1], "range": [-1.115, 25.44], "title": {"text": ""}, "visible": false}, "yaxis": {"anchor": "x", "domain": [0, 1], "range": [-5.109, 25.8], "title": {"text": ""}, "visible": false}}}
